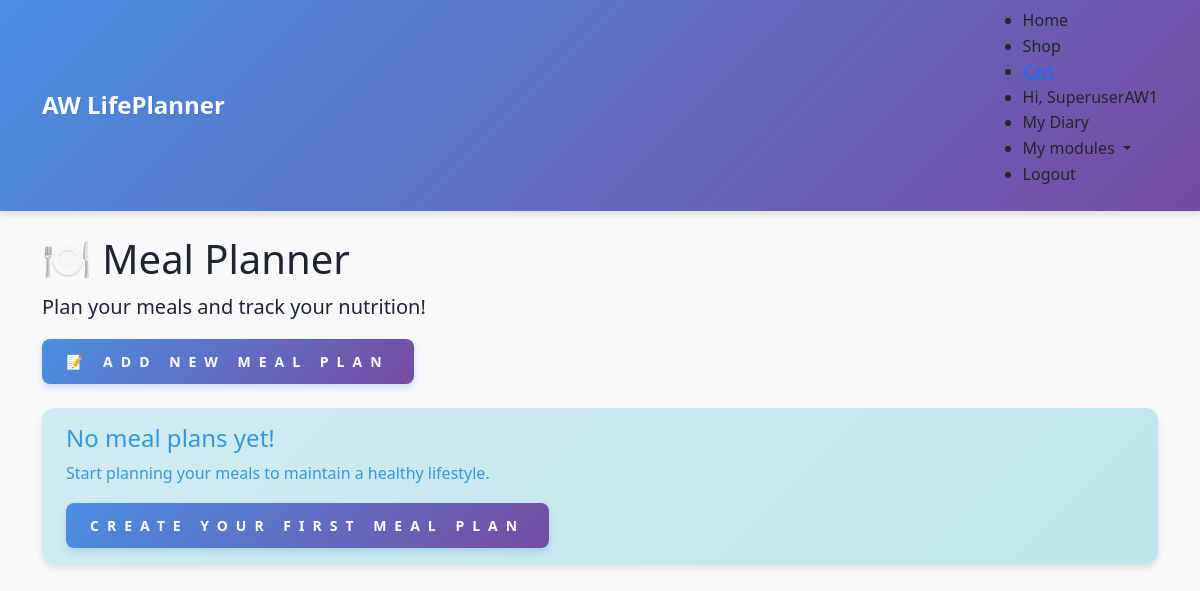
The page /modules/meal-planner/ (signed in) on the database as committed earlier.
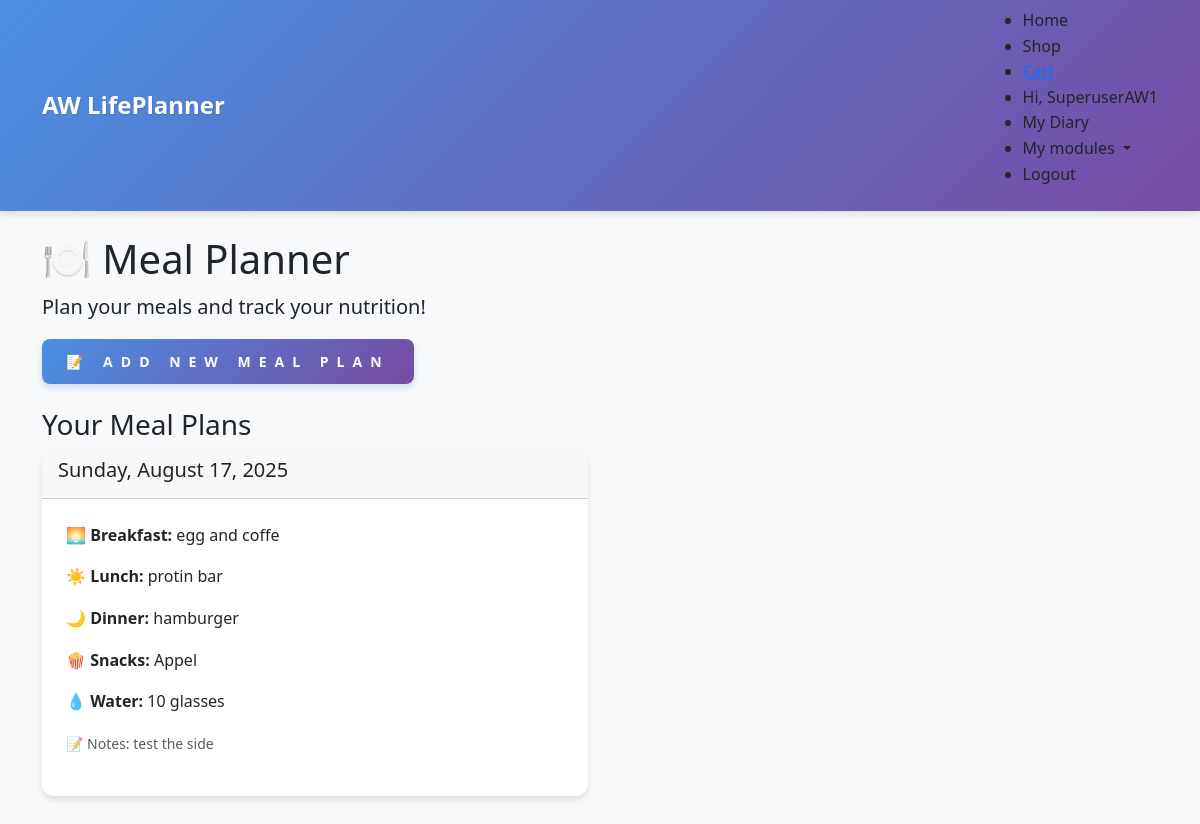
The same page on the database as committed later.
### modules/models.py (models this page shows, shortened)
class MealPlan(models.Model):
    user = models.ForeignKey(User, on_delete=models.CASCADE)
    date = models.DateField(default=timezone.now)
    breakfast = models.TextField(blank=True)
    lunch = models.TextField(blank=True)
    dinner = models.TextField(blank=True)
    snacks = models.TextField(blank=True)
    water_intake = models.IntegerField(default=0, help_text="Glasses of water")
    notes = models.TextField(blank=True)
    created_at = models.DateTimeField(auto_now_add=True)
    class Meta:
        ordering = ['-date']
        unique_together = ['user', 'date']

### modules/views.py (the view)
# urls.py: path('meal-planner/', views.meal_planner, name='meal_planner'),
@login_required
def meal_planner(request):
    if not check_module_access(request.user , 'meal_planner'):
        messages.error(
            request,
            'You need to purchase the Meal Planner module to access this feature.'
            )
        return redirect('shop:modules')
    meal_plans = MealPlan.objects.filter(user=request.user)
    today = timezone.now().date()
    context = {
        'meal_plans': meal_plans,
        'today': today,
    }
    return render(request, 'modules/meal_planner.html', context)

### modules/views.py (called while the page is built)
def check_module_access(user, module_type):
    return UserModule.objects.filter(
        user=user,
        module__module_type=module_type
    ).exists()

### modules/templates/modules/meal_planner.html (shortened to what this page needs)
{% extends 'base.html' %}
{% block content %}
<div class="row">
    <div class="col-md-12">
        <h1>🍽️ Meal Planner</h1>
        <p class="lead">Plan your meals and track your nutrition!</p>
        <div class="mb-4">
            <a href="{% url 'modules:add_meal_plan' %}" class="btn btn-primary">📝 Add New Meal Plan</a>
        </div>
        {% if meal_plans %}
            <h3>Your Meal Plans</h3>
            <div class="row">
                {% for plan in meal_plans %}
                <div class="col-md-6 mb-3">
                    <div class="card">
                        <div class="card-header">
                            <h5>{{ plan.date|date:"l, F d, Y" }}</h5>
                        </div>
                        <div class="card-body">
                            {% if plan.breakfast %}
                            <p><strong>🌅 Breakfast:</strong> {{ plan.breakfast }}</p>
                            {% endif %}
                            {% if plan.lunch %}
                            <p><strong>☀️ Lunch:</strong> {{ plan.lunch }}</p>
                            {% endif %}
                            {% if plan.dinner %}
                            <p><strong>🌙 Dinner:</strong> {{ plan.dinner }}</p>
                            {% endif %}
                            {% if plan.snacks %}
                            <p><strong>🍿 Snacks:</strong> {{ plan.snacks }}</p>
                            {% endif %}
                            <p><strong>💧 Water:</strong> {{ plan.water_intake }} glasses</p>
                            {% if plan.notes %}
                            <p><small class="text-muted">📝 Notes: {{ plan.notes }}</small></p>
                            {% endif %}
                        </div>
                    </div>
                </div>
                {% endfor %}
            </div>
        {% else %}
            <div class="alert alert-info">
                <h4>No meal plans yet!</h4>
                <p>Start planning your meals to maintain a healthy lifestyle.</p>
                <a href="{% url 'modules:add_meal_plan' %}" class="btn btn-primary">Create Your First Meal Plan</a>
            </div>
        {% endif %}
    </div>
</div>
{% endblock %}

Rows that differ between the two databases and show on the page:
added MealPlan: date "Sunday, August 17, 2025", breakfast "egg and coffe", lunch "protin bar", dinner "hamburger", snacks "Appel", water_intake "10", notes "test the side"
Other text that changed with them:
text no longer shown: "No meal plans yet! Start planning your meals to maintain a healthy lifestyle. CREATE YOUR FIRST MEAL PLAN"
text now shown: "Your Meal Plans"
